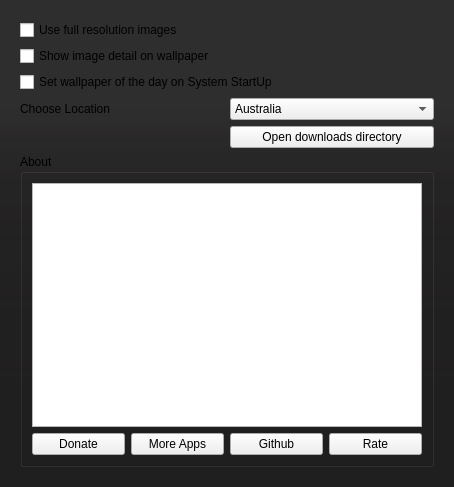
<?xml version="1.0" encoding="UTF-8"?>
<ui version="4.0">
 <class>setting_widget</class>
 <widget class="QWidget" name="setting_widget">
  <property name="geometry">
   <rect>
    <x>0</x>
    <y>0</y>
    <width>454</width>
    <height>487</height>
   </rect>
  </property>
  <property name="windowTitle">
   <string/>
  </property>
  <property name="styleSheet">
   <string notr="true"> QWidget#setting_widget
       { 
background-color: qlineargradient(spread:pad, x1:0.518, y1:1, x2:0.518, y2:0.15, stop:0.139 rgba(32, 31, 31, 250), stop:0.438 rgba(32, 31, 31, 235), stop:0.706 rgba(32, 31, 31, 220), stop:0.915842 rgba(32, 31, 31, 190));
         background-image:url(:/resources/texture.png), linear-gradient(hsla(0,0%,32%,.99), hsla(0,0%,27%,.95));
       background-clip: border;
        border-image: none; 
}</string>
  </property>
  <layout class="QHBoxLayout" name="horizontalLayout">
   <item>
    <widget class="QWidget" name="widget" native="true">
     <property name="styleSheet">
      <string notr="true"/>
     </property>
     <layout class="QVBoxLayout" name="verticalLayout">
      <item>
       <widget class="QCheckBox" name="fullRes">
        <property name="text">
         <string>Use full resolution images</string>
        </property>
       </widget>
      </item>
      <item>
       <widget class="QCheckBox" name="watermark">
        <property name="text">
         <string>Show image detail on wallpaper</string>
        </property>
       </widget>
      </item>
      <item>
       <widget class="QCheckBox" name="startUp">
        <property name="text">
         <string>Set wallpaper of the day on System StartUp</string>
        </property>
       </widget>
      </item>
      <item>
       <layout class="QGridLayout" name="gridLayout">
        <item row="0" column="0">
         <widget class="QLabel" name="label">
          <property name="text">
           <string>Choose Location</string>
          </property>
         </widget>
        </item>
        <item row="0" column="1">
         <widget class="QComboBox" name="locationCombo">
          <item>
           <property name="text">
            <string>Australia</string>
           </property>
          </item>
          <item>
           <property name="text">
            <string>Canada</string>
           </property>
          </item>
          <item>
           <property name="text">
            <string>China</string>
           </property>
          </item>
          <item>
           <property name="text">
            <string>Germany</string>
           </property>
          </item>
          <item>
           <property name="text">
            <string>France</string>
           </property>
          </item>
          <item>
           <property name="text">
            <string>India</string>
           </property>
          </item>
          <item>
           <property name="text">
            <string>Italy</string>
           </property>
          </item>
          <item>
           <property name="text">
            <string>Japan</string>
           </property>
          </item>
          <item>
           <property name="text">
            <string>Spain</string>
           </property>
          </item>
          <item>
           <property name="text">
            <string>United Kingdom</string>
           </property>
          </item>
          <item>
           <property name="text">
            <string>United States</string>
           </property>
          </item>
         </widget>
        </item>
        <item row="1" column="1">
         <widget class="controlButton" name="downloads">
          <property name="toolTip">
           <string>Open download directory</string>
          </property>
          <property name="text">
           <string>Open downloads directory</string>
          </property>
          <property name="icon">
           <iconset resource="images.qrc">
            <normaloff>:/resources/folder-open-line.png</normaloff>:/resources/folder-open-line.png</iconset>
          </property>
          <property name="iconSize">
           <size>
            <width>22</width>
            <height>22</height>
           </size>
          </property>
         </widget>
        </item>
       </layout>
      </item>
      <item>
       <widget class="QGroupBox" name="groupBox_2">
        <property name="title">
         <string>About</string>
        </property>
        <layout class="QVBoxLayout" name="verticalLayout_4">
         <item>
          <layout class="QVBoxLayout" name="verticalLayout_2">
           <item>
            <widget class="QTextBrowser" name="aboutTextBrowser">
             <property name="minimumSize">
              <size>
               <width>0</width>
               <height>215</height>
              </size>
             </property>
             <property name="sizeAdjustPolicy">
              <enum>QAbstractScrollArea::AdjustToContents</enum>
             </property>
             <property name="html">
              <string>&lt;!DOCTYPE HTML PUBLIC &quot;-//W3C//DTD HTML 4.0//EN&quot; &quot;http://www.w3.org/TR/REC-html40/strict.dtd&quot;&gt;
&lt;html&gt;&lt;head&gt;&lt;meta name=&quot;qrichtext&quot; content=&quot;1&quot; /&gt;&lt;meta charset=&quot;utf-8&quot; /&gt;&lt;style type=&quot;text/css&quot;&gt;
p, li { white-space: pre-wrap; }
hr { height: 1px; border-width: 0; }
&lt;/style&gt;&lt;/head&gt;&lt;body style=&quot; font-family:'Sans Serif'; font-size:9pt; font-weight:400; font-style:normal;&quot;&gt;
&lt;p style=&quot;-qt-paragraph-type:empty; margin-top:0px; margin-bottom:0px; margin-left:0px; margin-right:0px; -qt-block-indent:0; text-indent:0px; font-family:'Ubuntu'; font-size:11pt;&quot;&gt;&lt;br /&gt;&lt;/p&gt;&lt;/body&gt;&lt;/html&gt;</string>
             </property>
            </widget>
           </item>
           <item>
            <layout class="QHBoxLayout" name="horizontalLayout_2">
             <property name="topMargin">
              <number>0</number>
             </property>
             <item>
              <widget class="controlButton" name="donate">
               <property name="toolTip">
                <string>Buy me a coffee</string>
               </property>
               <property name="text">
                <string>Donate</string>
               </property>
               <property name="icon">
                <iconset resource="images.qrc">
                 <normaloff>:/resources/paypal-line.png</normaloff>:/resources/paypal-line.png</iconset>
               </property>
               <property name="iconSize">
                <size>
                 <width>22</width>
                 <height>22</height>
                </size>
               </property>
              </widget>
             </item>
             <item>
              <widget class="controlButton" name="moreApps">
               <property name="toolTip">
                <string>Checkout more Application by Developer</string>
               </property>
               <property name="text">
                <string>More Apps</string>
               </property>
               <property name="icon">
                <iconset resource="images.qrc">
                 <normaloff>:/resources/star-line.png</normaloff>:/resources/star-line.png</iconset>
               </property>
               <property name="iconSize">
                <size>
                 <width>22</width>
                 <height>22</height>
                </size>
               </property>
              </widget>
             </item>
             <item>
              <widget class="controlButton" name="github">
               <property name="toolTip">
                <string>Star repository on github</string>
               </property>
               <property name="text">
                <string>Github</string>
               </property>
               <property name="icon">
                <iconset resource="images.qrc">
                 <normaloff>:/resources/links-line.png</normaloff>:/resources/links-line.png</iconset>
               </property>
               <property name="iconSize">
                <size>
                 <width>22</width>
                 <height>22</height>
                </size>
               </property>
              </widget>
             </item>
             <item>
              <widget class="controlButton" name="rate">
               <property name="toolTip">
                <string>Give Ratings in Software App</string>
               </property>
               <property name="text">
                <string>Rate</string>
               </property>
               <property name="icon">
                <iconset resource="images.qrc">
                 <normaloff>:/resources/star-line.png</normaloff>:/resources/star-line.png</iconset>
               </property>
               <property name="iconSize">
                <size>
                 <width>22</width>
                 <height>22</height>
                </size>
               </property>
              </widget>
             </item>
            </layout>
           </item>
          </layout>
         </item>
        </layout>
       </widget>
      </item>
     </layout>
    </widget>
   </item>
  </layout>
 </widget>
 <customwidgets>
  <customwidget>
   <class>controlButton</class>
   <extends>QPushButton</extends>
   <header>controlbutton.h</header>
  </customwidget>
 </customwidgets>
 <resources>
  <include location="images.qrc"/>
 </resources>
 <connections/>
</ui>
